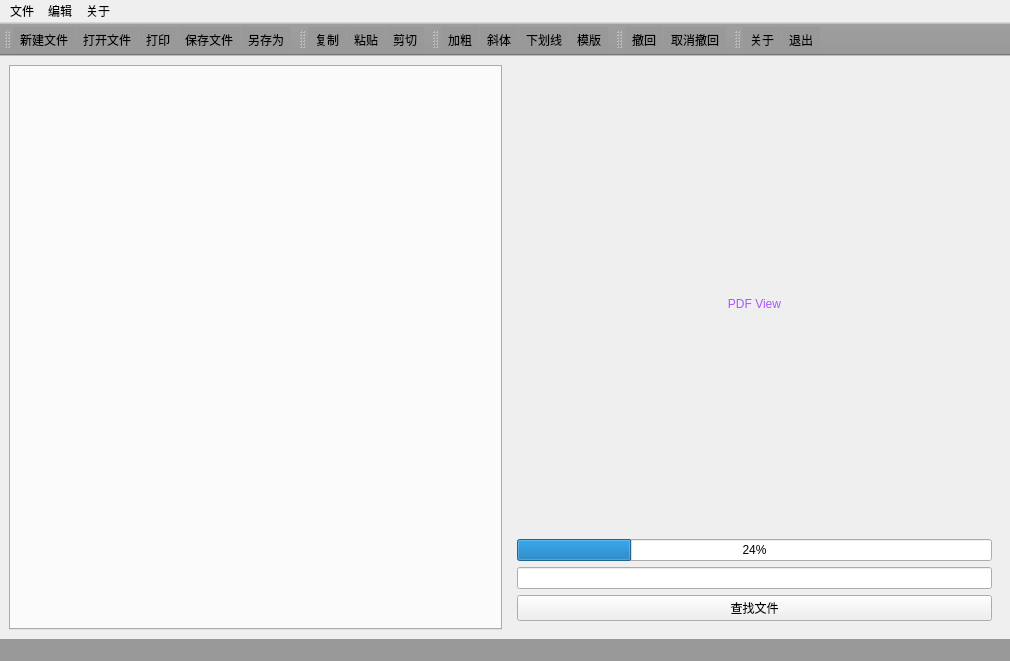
<?xml version="1.0" encoding="UTF-8"?>
<ui version="4.0">
 <class>MainWindow</class>
 <widget class="QMainWindow" name="MainWindow">
  <property name="geometry">
   <rect>
    <x>0</x>
    <y>0</y>
    <width>1010</width>
    <height>661</height>
   </rect>
  </property>
  <property name="windowTitle">
   <string>Demo-Notepad</string>
  </property>
  <property name="windowIcon">
   <iconset resource="images.qrc">
    <normaloff>:/images/images/pencil.png</normaloff>:/images/images/pencil.png</iconset>
  </property>
  <widget class="QWidget" name="centralwidget">
   <layout class="QHBoxLayout" name="horizontalLayout">
    <item>
     <widget class="QTabWidget" name="tabWidget">
      <property name="tabShape">
       <enum>QTabWidget::Rounded</enum>
      </property>
      <property name="currentIndex">
       <number>-1</number>
      </property>
      <property name="elideMode">
       <enum>Qt::ElideMiddle</enum>
      </property>
      <property name="tabsClosable">
       <bool>true</bool>
      </property>
      <property name="movable">
       <bool>true</bool>
      </property>
     </widget>
    </item>
    <item>
     <layout class="QVBoxLayout" name="verticalLayout">
      <item>
       <widget class="QWidget" name="widget" native="true">
        <layout class="QVBoxLayout" name="verticalLayout_2">
         <item>
          <widget class="QLabel" name="label">
           <property name="layoutDirection">
            <enum>Qt::LeftToRight</enum>
           </property>
           <property name="styleSheet">
            <string notr="true">color: rgb(170, 85, 255);
font: 700 16pt &quot;Magneto&quot;;</string>
           </property>
           <property name="text">
            <string>PDF View</string>
           </property>
           <property name="alignment">
            <set>Qt::AlignCenter</set>
           </property>
          </widget>
         </item>
         <item>
          <widget class="QProgressBar" name="progressBar">
           <property name="value">
            <number>24</number>
           </property>
          </widget>
         </item>
         <item>
          <widget class="QLineEdit" name="lineEdit"/>
         </item>
         <item>
          <widget class="QPushButton" name="pushButton">
           <property name="text">
            <string>查找文件</string>
           </property>
          </widget>
         </item>
        </layout>
       </widget>
      </item>
     </layout>
    </item>
   </layout>
  </widget>
  <widget class="QMenuBar" name="menubar">
   <property name="geometry">
    <rect>
     <x>0</x>
     <y>0</y>
     <width>1010</width>
     <height>24</height>
    </rect>
   </property>
   <widget class="QMenu" name="menu">
    <property name="title">
     <string>文件</string>
    </property>
    <widget class="QMenu" name="recent">
     <property name="title">
      <string>最近打开</string>
     </property>
    </widget>
    <addaction name="new_file"/>
    <addaction name="open_file"/>
    <addaction name="recent"/>
    <addaction name="separator"/>
    <addaction name="save_file"/>
    <addaction name="save_as"/>
    <addaction name="separator"/>
    <addaction name="print"/>
    <addaction name="separator"/>
    <addaction name="exit"/>
   </widget>
   <widget class="QMenu" name="menu_2">
    <property name="title">
     <string>编辑</string>
    </property>
    <addaction name="copy"/>
    <addaction name="paste"/>
    <addaction name="cut"/>
    <addaction name="separator"/>
    <addaction name="bolder"/>
    <addaction name="italics"/>
    <addaction name="underline"/>
    <addaction name="separator"/>
    <addaction name="font"/>
   </widget>
   <widget class="QMenu" name="menu_3">
    <property name="title">
     <string>关于</string>
    </property>
    <addaction name="about"/>
   </widget>
   <addaction name="menu"/>
   <addaction name="menu_2"/>
   <addaction name="menu_3"/>
  </widget>
  <widget class="QStatusBar" name="statusbar">
   <property name="styleSheet">
    <string notr="true">background-color: rgb(153, 153, 153);</string>
   </property>
  </widget>
  <widget class="QToolBar" name="toolBar">
   <property name="windowTitle">
    <string>toolBar</string>
   </property>
   <property name="styleSheet">
    <string notr="true">background-color: rgb(153, 153, 153);</string>
   </property>
   <attribute name="toolBarArea">
    <enum>TopToolBarArea</enum>
   </attribute>
   <attribute name="toolBarBreak">
    <bool>false</bool>
   </attribute>
   <addaction name="new_file"/>
   <addaction name="open_file"/>
   <addaction name="print"/>
   <addaction name="save_file"/>
   <addaction name="save_as"/>
  </widget>
  <widget class="QToolBar" name="toolBar_2">
   <property name="windowTitle">
    <string>toolBar_2</string>
   </property>
   <property name="styleSheet">
    <string notr="true">background-color: rgb(153, 153, 153);</string>
   </property>
   <attribute name="toolBarArea">
    <enum>TopToolBarArea</enum>
   </attribute>
   <attribute name="toolBarBreak">
    <bool>false</bool>
   </attribute>
   <addaction name="copy"/>
   <addaction name="paste"/>
   <addaction name="cut"/>
  </widget>
  <widget class="QToolBar" name="toolBar_3">
   <property name="windowTitle">
    <string>toolBar_3</string>
   </property>
   <property name="styleSheet">
    <string notr="true">background-color: rgb(153, 153, 153);</string>
   </property>
   <attribute name="toolBarArea">
    <enum>TopToolBarArea</enum>
   </attribute>
   <attribute name="toolBarBreak">
    <bool>false</bool>
   </attribute>
   <addaction name="bolder"/>
   <addaction name="italics"/>
   <addaction name="underline"/>
   <addaction name="font"/>
  </widget>
  <widget class="QToolBar" name="toolBar_4">
   <property name="windowTitle">
    <string>toolBar_4</string>
   </property>
   <property name="styleSheet">
    <string notr="true">background-color: rgb(153, 153, 153);</string>
   </property>
   <attribute name="toolBarArea">
    <enum>TopToolBarArea</enum>
   </attribute>
   <attribute name="toolBarBreak">
    <bool>false</bool>
   </attribute>
   <addaction name="undo"/>
   <addaction name="redo"/>
  </widget>
  <widget class="QToolBar" name="toolBar_5">
   <property name="windowTitle">
    <string>toolBar_5</string>
   </property>
   <property name="styleSheet">
    <string notr="true">background-color: rgb(153, 153, 153);</string>
   </property>
   <attribute name="toolBarArea">
    <enum>TopToolBarArea</enum>
   </attribute>
   <attribute name="toolBarBreak">
    <bool>false</bool>
   </attribute>
   <addaction name="about"/>
   <addaction name="exit"/>
  </widget>
  <action name="new_file">
   <property name="icon">
    <iconset resource="images.qrc">
     <normaloff>:/images/images/new.png</normaloff>:/images/images/new.png</iconset>
   </property>
   <property name="text">
    <string>新建文件</string>
   </property>
   <property name="shortcut">
    <string>Ctrl+N</string>
   </property>
  </action>
  <action name="open_file">
   <property name="icon">
    <iconset resource="images.qrc">
     <normaloff>:/images/images/open.png</normaloff>:/images/images/open.png</iconset>
   </property>
   <property name="text">
    <string>打开文件</string>
   </property>
   <property name="shortcut">
    <string>Ctrl+O</string>
   </property>
  </action>
  <action name="save_file">
   <property name="icon">
    <iconset resource="images.qrc">
     <normaloff>:/images/images/save.png</normaloff>:/images/images/save.png</iconset>
   </property>
   <property name="text">
    <string>保存文件</string>
   </property>
   <property name="shortcut">
    <string>Ctrl+S</string>
   </property>
  </action>
  <action name="save_as">
   <property name="icon">
    <iconset resource="images.qrc">
     <normaloff>:/images/images/save_as.png</normaloff>:/images/images/save_as.png</iconset>
   </property>
   <property name="text">
    <string>另存为</string>
   </property>
   <property name="shortcut">
    <string>Ctrl+Shift+S</string>
   </property>
  </action>
  <action name="paste">
   <property name="icon">
    <iconset resource="images.qrc">
     <normaloff>:/images/images/paste.png</normaloff>:/images/images/paste.png</iconset>
   </property>
   <property name="text">
    <string>粘贴</string>
   </property>
   <property name="shortcut">
    <string>Ctrl+V</string>
   </property>
  </action>
  <action name="cut">
   <property name="icon">
    <iconset resource="images.qrc">
     <normaloff>:/images/images/cut.png</normaloff>:/images/images/cut.png</iconset>
   </property>
   <property name="text">
    <string>剪切</string>
   </property>
   <property name="shortcut">
    <string>Ctrl+X</string>
   </property>
  </action>
  <action name="copy">
   <property name="icon">
    <iconset resource="images.qrc">
     <normaloff>:/images/images/copy.png</normaloff>:/images/images/copy.png</iconset>
   </property>
   <property name="text">
    <string>复制</string>
   </property>
   <property name="shortcut">
    <string>Ctrl+C</string>
   </property>
  </action>
  <action name="bolder">
   <property name="checkable">
    <bool>true</bool>
   </property>
   <property name="icon">
    <iconset resource="images.qrc">
     <normaloff>:/images/images/bold.png</normaloff>:/images/images/bold.png</iconset>
   </property>
   <property name="text">
    <string>加粗</string>
   </property>
   <property name="shortcut">
    <string>Ctrl+B</string>
   </property>
  </action>
  <action name="italics">
   <property name="checkable">
    <bool>true</bool>
   </property>
   <property name="icon">
    <iconset resource="images.qrc">
     <normaloff>:/images/images/italic.png</normaloff>:/images/images/italic.png</iconset>
   </property>
   <property name="text">
    <string>斜体</string>
   </property>
   <property name="shortcut">
    <string>Ctrl+I</string>
   </property>
  </action>
  <action name="underline">
   <property name="checkable">
    <bool>true</bool>
   </property>
   <property name="icon">
    <iconset resource="images.qrc">
     <normaloff>:/images/images/underline.png</normaloff>:/images/images/underline.png</iconset>
   </property>
   <property name="text">
    <string>下划线</string>
   </property>
   <property name="shortcut">
    <string>Ctrl+U</string>
   </property>
  </action>
  <action name="font">
   <property name="icon">
    <iconset resource="images.qrc">
     <normaloff>:/images/images/font.png</normaloff>:/images/images/font.png</iconset>
   </property>
   <property name="text">
    <string>模版</string>
   </property>
   <property name="toolTip">
    <string>模版</string>
   </property>
   <property name="shortcut">
    <string>Ctrl+Shift+F</string>
   </property>
  </action>
  <action name="about">
   <property name="icon">
    <iconset resource="images.qrc">
     <normaloff>:/images/images/info.png</normaloff>:/images/images/info.png</iconset>
   </property>
   <property name="text">
    <string>关于</string>
   </property>
   <property name="shortcut">
    <string>Ctrl+Shift+I</string>
   </property>
  </action>
  <action name="undo">
   <property name="icon">
    <iconset resource="images.qrc">
     <normaloff>:/images/images/edit_undo.png</normaloff>:/images/images/edit_undo.png</iconset>
   </property>
   <property name="text">
    <string>撤回</string>
   </property>
   <property name="shortcut">
    <string>Ctrl+Z</string>
   </property>
  </action>
  <action name="redo">
   <property name="icon">
    <iconset resource="images.qrc">
     <normaloff>:/images/images/edit_redo.png</normaloff>:/images/images/edit_redo.png</iconset>
   </property>
   <property name="text">
    <string>取消撤回</string>
   </property>
   <property name="shortcut">
    <string>Ctrl+Shift+Z</string>
   </property>
  </action>
  <action name="exit">
   <property name="icon">
    <iconset resource="images.qrc">
     <normaloff>:/images/images/exit.png</normaloff>:/images/images/exit.png</iconset>
   </property>
   <property name="text">
    <string>退出</string>
   </property>
   <property name="shortcut">
    <string>Esc</string>
   </property>
  </action>
  <action name="print">
   <property name="icon">
    <iconset resource="images.qrc">
     <normaloff>:/images/images/print.png</normaloff>:/images/images/print.png</iconset>
   </property>
   <property name="text">
    <string>打印</string>
   </property>
   <property name="shortcut">
    <string>Ctrl+P</string>
   </property>
  </action>
  <action name="clear_history">
   <property name="text">
    <string>清除打开历史记录</string>
   </property>
   <property name="shortcut">
    <string>Ctrl+Alt+Shift+C</string>
   </property>
  </action>
  <action name="highlighter">
   <property name="text">
    <string>文本高亮</string>
   </property>
  </action>
 </widget>
 <resources>
  <include location="images.qrc"/>
 </resources>
 <connections/>
</ui>
